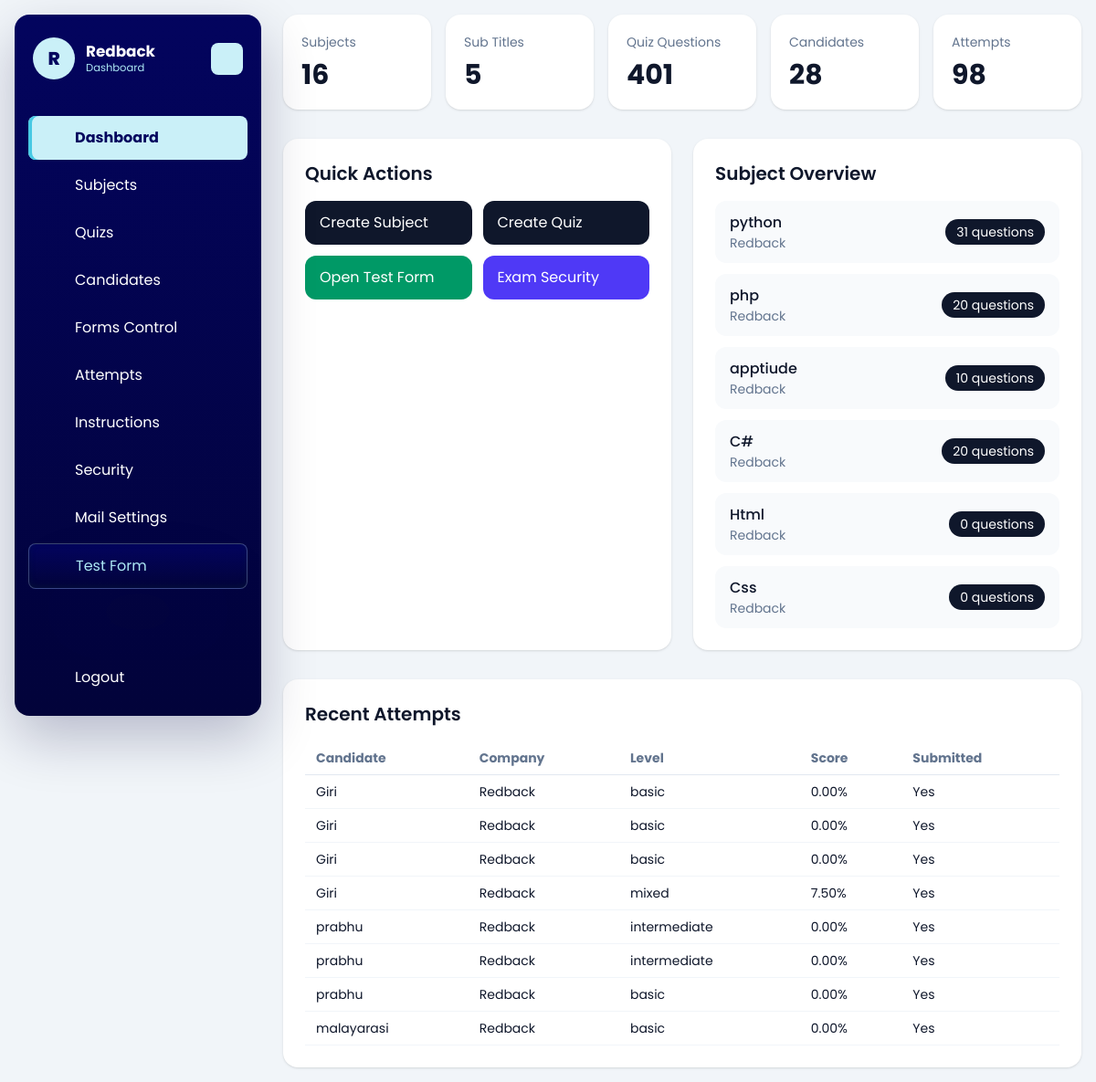
The page /dashboard/ (signed in) on the database its author committed.
### dashboard/models.py (models this page shows, shortened)
class Company(models.Model):
    name = models.CharField(max_length=150)
    image = models.ImageField(upload_to='company/', blank=True, null=True)
    email = models.EmailField(unique=True)
    password = models.CharField(max_length=128)
    is_active = models.BooleanField(default=True)
    test_instructions = models.TextField(
        default=DEFAULT_TEST_INSTRUCTIONS,
        blank=True,
        help_text='Instructions shown to candidates in the online test instructions drawer.',
    )
    allow_full_screen_lock = models.BooleanField(default=False)
    allow_pause_lock = models.BooleanField(default=False)
    allow_tab_switch_guard = models.BooleanField(default=False)
    allow_copy_paste_block = models.BooleanField(default=False)
    allow_right_click_disable = models.BooleanField(default=False)
    full_screen_lock = models.BooleanField(default=False)
    pause_lock = models.BooleanField(default=False)
    tab_switch_guard_enabled = models.BooleanField(default=False)
    copy_paste_block_enabled = models.BooleanField(default=False)
    right_click_disable_enabled = models.BooleanField(default=False)
    max_violation_warnings = models.PositiveIntegerField(default=3)
    exam_control_password = models.CharField(max_length=128, blank=True)
    mail_sender_enabled = models.BooleanField(default=False)
    smtp_host = models.CharField(max_length=255, blank=True)
    smtp_port = models.PositiveIntegerField(default=587)
    smtp_username = models.CharField(max_length=255, blank=True)
    smtp_app_key = models.CharField(max_length=255, blank=True)
    smtp_use_tls = models.BooleanField(default=True)
    smtp_from_email = models.EmailField(blank=True)
    created_at = models.DateTimeField(auto_now_add=True)
    updated_at = models.DateTimeField(auto_now=True)
    class Meta:
        ordering = ['name']
        verbose_name_plural = 'Companies'

class TestSubject(models.Model):
    company = models.ForeignKey(Company, on_delete=models.CASCADE, related_name='subjects')
    subject = models.CharField(max_length=150)
    subject_svg = models.TextField(blank=True, null=True)
    created_at = models.DateTimeField(auto_now_add=True)
    class Meta:
        ordering = ['subject']
        unique_together = ('company', 'subject')

### quiz/models.py (models this page shows, shortened)
class CandidateTestAttempt(models.Model):
    SESSION_SINGLE = 'single'
    SESSION_MULTI = 'multi'
    SESSION_CHOICES = [
        (SESSION_SINGLE, 'Single'),
        (SESSION_MULTI, 'Multi'),
    ]
    candidate = models.ForeignKey(Candidate, on_delete=models.CASCADE, related_name='attempts')
    company = models.ForeignKey(Company, on_delete=models.CASCADE, related_name='attempts')
    public_slug = models.CharField(max_length=190, unique=True, blank=True, db_index=True)
    session_type = models.CharField(max_length=10, choices=SESSION_CHOICES)
    level = models.CharField(max_length=20)
    question_count = models.PositiveIntegerField()
    duration_minutes = models.PositiveIntegerField()
    selected_subjects = models.JSONField(default=list, blank=True)
    selected_sub_titles = models.JSONField(default=list, blank=True)
    candidate_details_json = models.JSONField(default=dict, blank=True)
    answers_json = models.JSONField(default=list, blank=True)
    correct_count = models.PositiveIntegerField(default=0)
    wrong_count = models.PositiveIntegerField(default=0)
    percentage = models.DecimalField(max_digits=5, decimal_places=2, default=0)
    started_at = models.DateTimeField(blank=True, null=True)
    submitted_at = models.DateTimeField(blank=True, null=True)
    is_submitted = models.BooleanField(default=False)
    is_paused = models.BooleanField(default=False)
    paused_at = models.DateTimeField(blank=True, null=True)
    total_paused_seconds = models.PositiveIntegerField(default=0)
    full_screen_lock_enabled = models.BooleanField(default=False)
    pause_lock_enabled = models.BooleanField(default=False)
    tab_switch_guard_enabled = models.BooleanField(default=False)
    copy_paste_block_enabled = models.BooleanField(default=False)
    right_click_disable_enabled = models.BooleanField(default=False)
    max_violation_warnings = models.PositiveIntegerField(default=3)
    tab_switch_count = models.PositiveIntegerField(default=0)
    warning_count = models.PositiveIntegerField(default=0)
    last_violation_at = models.DateTimeField(blank=True, null=True)
    violation_log_json = models.JSONField(default=list, blank=True)
    test_link_email_sent_at = models.DateTimeField(blank=True, null=True)
    created_at = models.DateTimeField(auto_now_add=True)
    class Meta:
        ordering = ['-created_at']

class Candidate(models.Model):
    name = models.CharField(max_length=150)
    email = models.EmailField()
    designation_tech = models.CharField(max_length=150)
    created_at = models.DateTimeField(auto_now_add=True)
    class Meta:
        ordering = ['name']

### dashboard/views.py (the view)
# urls.py: path('', views.dashboard_home, name='home'),
@company_login_required
def dashboard_home(request):
    company = request.company
    context = {
        'subject_count': TestSubject.objects.filter(company=company).count(),
        'subtitle_count': SubTitle.objects.filter(test_subject__company=company).count(),
        'quiz_count': Quiz.objects.filter(test_subject__company=company).count(),
        'candidate_count': Candidate.objects.filter(attempts__company=company).distinct().count(),
        'attempt_count': CandidateTestAttempt.objects.filter(company=company).count(),
        'subjects': TestSubject.objects.filter(company=company).select_related('company').annotate(
            quiz_total=Count('quizzes')
        )[:6],
        'recent_attempts': CandidateTestAttempt.objects.filter(company=company).select_related(
            'candidate', 'company'
        )[:8],
        'company': company,
    }
    return render(request, 'dashboard/home.html', context)

### templates/dashboard/home.html (shortened to what this page needs)
{% extends "base.html" %}
{% block content %}
{% include 'dashboard/header.html' %}
<div id="dashboard-page-content">
<section class="grid gap-4 md:grid-cols-5">
    <div class="rounded-2xl bg-white p-5 shadow-sm">
        <p class="text-sm text-slate-500">Subjects</p>
        <p class="mt-2 text-3xl font-bold">{{ subject_count }}</p>
    </div>
    <div class="rounded-2xl bg-white p-5 shadow-sm">
        <p class="text-sm text-slate-500">Sub Titles</p>
        <p class="mt-2 text-3xl font-bold">{{ subtitle_count }}</p>
    </div>
    <div class="rounded-2xl bg-white p-5 shadow-sm">
        <p class="text-sm text-slate-500">Quiz Questions</p>
        <p class="mt-2 text-3xl font-bold">{{ quiz_count }}</p>
    </div>
    <div class="rounded-2xl bg-white p-5 shadow-sm">
        <p class="text-sm text-slate-500">Candidates</p>
        <p class="mt-2 text-3xl font-bold">{{ candidate_count }}</p>
    </div>
    <div class="rounded-2xl bg-white p-5 shadow-sm">
        <p class="text-sm text-slate-500">Attempts</p>
        <p class="mt-2 text-3xl font-bold">{{ attempt_count }}</p>
    </div>
</section>
<section class="mt-8 grid gap-6 lg:grid-cols-2">
    <div class="rounded-2xl bg-white p-6 shadow-sm">
        <div class="mb-4 flex items-center justify-between">
            <h2 class="text-xl font-semibold">Quick Actions</h2>
        </div>
        <div class="grid gap-3 sm:grid-cols-2">
            <a href="{% url 'dashboard:subject_create' %}" class="rounded-xl bg-slate-900 px-4 py-3 text-white">Create Subject</a>
            <a href="{% url 'dashboard:quiz_create' %}" class="rounded-xl bg-slate-900 px-4 py-3 text-white">Create Quiz</a>
            <a href="{% url 'quiz:start' %}" class="rounded-xl bg-emerald-600 px-4 py-3 text-white">Open Test Form</a>
            <a href="{% url 'dashboard:company_settings' %}" class="rounded-xl bg-indigo-600 px-4 py-3 text-white">Exam Security</a>
        </div>
    </div>
    <div class="rounded-2xl bg-white p-6 shadow-sm">
        <h2 class="text-xl font-semibold">Subject Overview</h2>
        <div class="mt-4 space-y-3">
            {% for subject in subjects %}
                <div class="flex items-center justify-between rounded-xl bg-slate-50 px-4 py-3">
                    <div>
                        <p class="font-medium">{{ subject.subject }}</p>
                        <p class="text-sm text-slate-500">{{ subject.company.name }}</p>
                    </div>
                    <span class="rounded-full bg-slate-900 px-3 py-1 text-sm text-white">{{ subject.quiz_total }} questions</span>
                </div>
            {% empty %}
                <p class="text-slate-500">No subjects created yet.</p>
            {% endfor %}
        </div>
    </div>
</section>
<section class="mt-8 rounded-2xl bg-white p-6 shadow-sm">
    <h2 class="text-xl font-semibold">Recent Attempts</h2>
    <div class="mt-4 overflow-x-auto">
        <table class="min-w-full text-left text-sm">
            <thead class="border-b border-slate-200 text-slate-500">
                <tr>
                    <th class="px-3 py-2">Candidate</th>
                    <th class="px-3 py-2">Company</th>
                    <th class="px-3 py-2">Level</th>
                    <th class="px-3 py-2">Score</th>
                    <th class="px-3 py-2">Submitted</th>
                </tr>
            </thead>
            <tbody>
                {% for attempt in recent_attempts %}
                    <tr class="border-b border-slate-100">
                        <td class="px-3 py-2">{{ attempt.candidate.name }}</td>
                        <td class="px-3 py-2">{{ attempt.company.name }}</td>
                        <td class="px-3 py-2">{{ attempt.level }}</td>
                        <td class="px-3 py-2">{{ attempt.percentage }}%</td>
                        <td class="px-3 py-2">{{ attempt.is_submitted|yesno:"Yes,No" }}</td>
                    </tr>
                {% empty %}
                    <tr>
                        <td colspan="5" class="px-3 py-6 text-center text-slate-500">No test attempts yet.</td>
                    </tr>
                {% endfor %}
            </tbody>
        </table>
    </div>
</section>
</div>
{% endblock %}

### templates/dashboard/header.html (shortened to what this page needs)
<aside class="dashboard-sidebar" data-dashboard-sidebar>
    <header class="dashboard-sidebar-header">
        <a href="/" class="dashboard-brand">
            <span class="dashboard-brand-mark">{{ request.company.name|default:"Company"|slice:":1"|upper }}</span>
            <span class="dashboard-brand-text">
                <strong>{{ request.company.name|default:"Company" }}</strong>
                <span>Dashboard</span>
            </span>
        </a>
        <button class="dashboard-toggler dashboard-sidebar-toggler" type="button" aria-label="Toggle sidebar">
        </button>
    </header>
    <nav class="dashboard-sidebar-nav"
        aria-label="Dashboard navigation"
        hx-boost="true"
        hx-target="#dashboard-page-content"
        hx-select="#dashboard-page-content"
        hx-push-url="true">
        <ul class="dashboard-nav-list dashboard-primary-nav">
            {% if request.session.company_id %}
                <li class="dashboard-nav-item">
                    <a href="/dashboard/" class="dashboard-nav-link" data-dashboard-nav-link data-nav-exact>
                        <span class="dashboard-nav-label">Dashboard</span>
                    </a>
                </li>
                <li class="dashboard-nav-item">
                    <a href="/dashboard/subjects/" class="dashboard-nav-link" data-dashboard-nav-link>
                        <span class="dashboard-nav-label">Subjects</span>
                    </a>
                </li>
                <li class="dashboard-nav-item">
                    <a href="/dashboard/quizzes/" class="dashboard-nav-link" data-dashboard-nav-link>
                        <span class="dashboard-nav-label">Quizs</span>
                    </a>
                </li>
                <li class="dashboard-nav-item">
                    <a href="/dashboard/candidates/" class="dashboard-nav-link" data-dashboard-nav-link>
                        <span class="dashboard-nav-label">Candidates</span>
                    </a>
                </li>
                <li class="dashboard-nav-item">
                    <a href="/dashboard/forms-control/" class="dashboard-nav-link" data-dashboard-nav-link>
                        <span class="dashboard-nav-label">Forms Control</span>
                    </a>
                </li>
                <li class="dashboard-nav-item">
                    <a href="/dashboard/attempts/" class="dashboard-nav-link" data-dashboard-nav-link>
                        <span class="dashboard-nav-label">Attempts</span>
                    </a>
                </li>
                <li class="dashboard-nav-item">
                    <a href="/dashboard/settings/instructions/" class="dashboard-nav-link" data-dashboard-nav-link>
                        <span class="dashboard-nav-label">Instructions</span>
                    </a>
                </li>
                <li class="dashboard-nav-item">
                    <a href="/dashboard/settings/security/" class="dashboard-nav-link" data-dashboard-nav-link>
                        <span class="dashboard-nav-label">Security</span>
                    </a>
                </li>
                <li class="dashboard-nav-item">
                    <a href="/dashboard/settings/mail/" class="dashboard-nav-link" data-dashboard-nav-link>
                        <span class="dashboard-nav-label">Mail Settings</span>
                    </a>
                </li>
                <li class="dashboard-nav-item">
                    <a href="/quiz/start/" class="dashboard-nav-link is-accent" data-dashboard-nav-link hx-boost="false">
                        <span class="dashboard-nav-label">Test Form</span>
                    </a>
                </li>
            {% endif %}
        </ul>
        {% if request.session.company_id %}
            <ul class="dashboard-nav-list dashboard-secondary-nav">
                <li class="dashboard-nav-item">
                    <a href="/dashboard/logout/" class="dashboard-nav-link is-danger">
                        <span class="dashboard-nav-label">Logout</span>
                    </a>
                </li>
            </ul>
        {% endif %}
    </nav>
</aside>

### rows shown on the page
Company: company.name "R", company.name "Redback"
TestSubject: subject "python", company.name "Redback", quiz_total "31"
TestSubject: subject "php", company.name "Redback", quiz_total "20"
TestSubject: subject "apptiude", company.name "Redback", quiz_total "10"
TestSubject: subject "C#", company.name "Redback", quiz_total "20"
TestSubject: subject "Html", company.name "Redback", quiz_total "0"
TestSubject: subject "Css", company.name "Redback", quiz_total "0"
CandidateTestAttempt: candidate.name "Giri", company.name "Redback", level "basic", percentage "0.00", is_submitted "Yes"
CandidateTestAttempt: candidate.name "Giri", company.name "Redback", level "basic", percentage "0.00", is_submitted "Yes"
CandidateTestAttempt: candidate.name "Giri", company.name "Redback", level "basic", percentage "0.00", is_submitted "Yes"
CandidateTestAttempt: candidate.name "Giri", company.name "Redback", level "mixed", percentage "7.50", is_submitted "Yes"
CandidateTestAttempt: candidate.name "prabhu", company.name "Redback", level "intermediate", percentage "0.00", is_submitted "Yes"
CandidateTestAttempt: candidate.name "prabhu", company.name "Redback", level "intermediate", percentage "0.00", is_submitted "Yes"
CandidateTestAttempt: candidate.name "prabhu", company.name "Redback", level "basic", percentage "0.00", is_submitted "Yes"
CandidateTestAttempt: candidate.name "malayarasi", company.name "Redback", level "basic", percentage "0.00", is_submitted "Yes"

### other values the page prints
{{ subject_count }} "16"
{{ subtitle_count }} "5"
{{ quiz_count }} "401"
{{ candidate_count }} "28"
{{ attempt_count }} "98"
